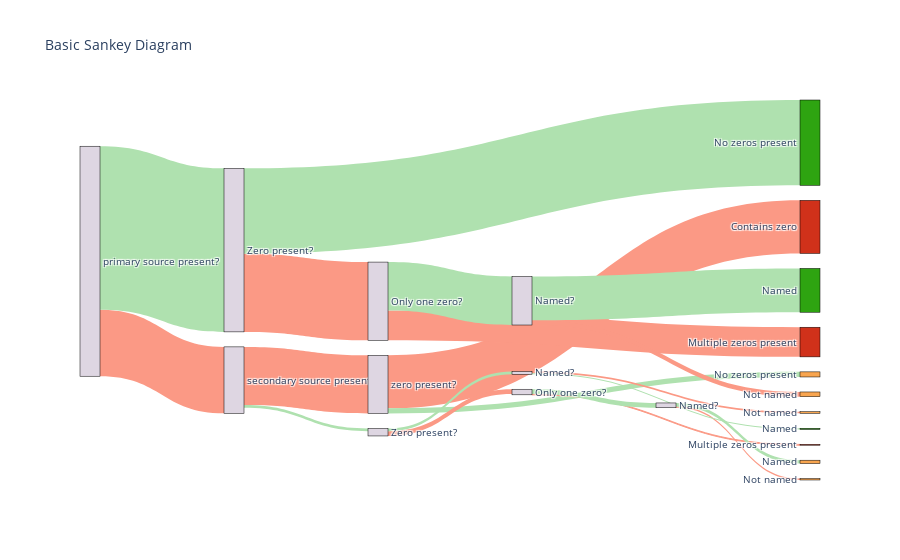

The cell this chart's notebook holds for it:
### Code cell
fig = go.Figure(data=[go.Sankey(
    node = dict(
      pad = 15,
      thickness = 20,
      line = dict(color = "black", width = 0.5),
      label =df_sankey['name2'],
      color = df_sankey['node_colour']
    ),
    link = dict(
      source = df_sankey['source'], # indices correspond to labels, eg A1, A2, A1, B1, ...
      target = df_sankey['target'],
      value = df_sankey['value'],
      color = df_sankey['colour']
  ))])

fig.update_layout(title_text="Basic Sankey Diagram", font_size=10)
fig.show()

### Figure 1 — Plotly figure (JSON) as saved in the notebook; plotly's stock layout.template omitted (floating-point values rounded to 4 significant figures)
{"data": [{"link": {"color": ["#fb9985", "#fb9985", "#fb9985", "#AFE1AF", "#AFE1AF", "#fb9985", "#fb9985", "#AFE1AF", "#fb9985", "#AFE1AF", "#AFE1AF", "#fb9985", "#AFE1AF", "#AFE1AF", "#fb9985", "#fb9985", "#AFE1AF", "#fb9985", "#AFE1AF", "#AFE1AF", "#fb9985"], "source": [0.0, 1.0, 2.0, 2.0, 1.0, 5.0, 6.0, 6.0, 8.0, 8.0, 5.0, 11.0, 11.0, 0.0, 14.0, 15.0, 15.0, 17.0, 17.0, 14.0, NaN], "target": [1.0, 2.0, 3.0, 4.0, 5.0, 6.0, 7.0, 8.0, 9.0, 10.0, 11.0, 12.0, 13.0, 14.0, 15.0, 16.0, 17.0, 18.0, 19.0, 20.0, NaN], "value": [2050.0, 1794.0, 1637.0, 157.0, 84.0, 148.0, 24.0, 148.0, 44.0, 104.0, 84.0, 50.0, 34.0, 5043.0, 2411.0, 914.0, 1497.0, 146.0, 1351.0, 2632.0, NaN]}, "node": {"color": ["#ded6e2", "#ded6e2", "#ded6e2", "#d0311a", "#f8a54f", "#ded6e2", "#ded6e2", "#d0311a", "#ded6e2", "#f8a54f", "#f8a54f", "#ded6e2", "#f8a54f", "#2ea411", "#ded6e2", "#ded6e2", "#d0311a", "#ded6e2", "#f8a54f", "#2ea411", "#2ea411"], "label": ["primary source present?", "secondary source present?", "zero present?", "Contains zero", "No zeros present", "Zero present?", "Only one zero?", "Multiple zeros present", "Named?", "Not named", "Named", "Named?", "Not named", "Named", "Zero present?", "Only one zero?", "Multiple zeros present", "Named?", "Not named", "Named", "No zeros present"], "line": {"color": "black", "width": 0.5}, "pad": 15, "thickness": 20}, "type": "sankey"}], "layout": {"font": {"size": 10}, "title": {"text": "Basic Sankey Diagram"}}}
